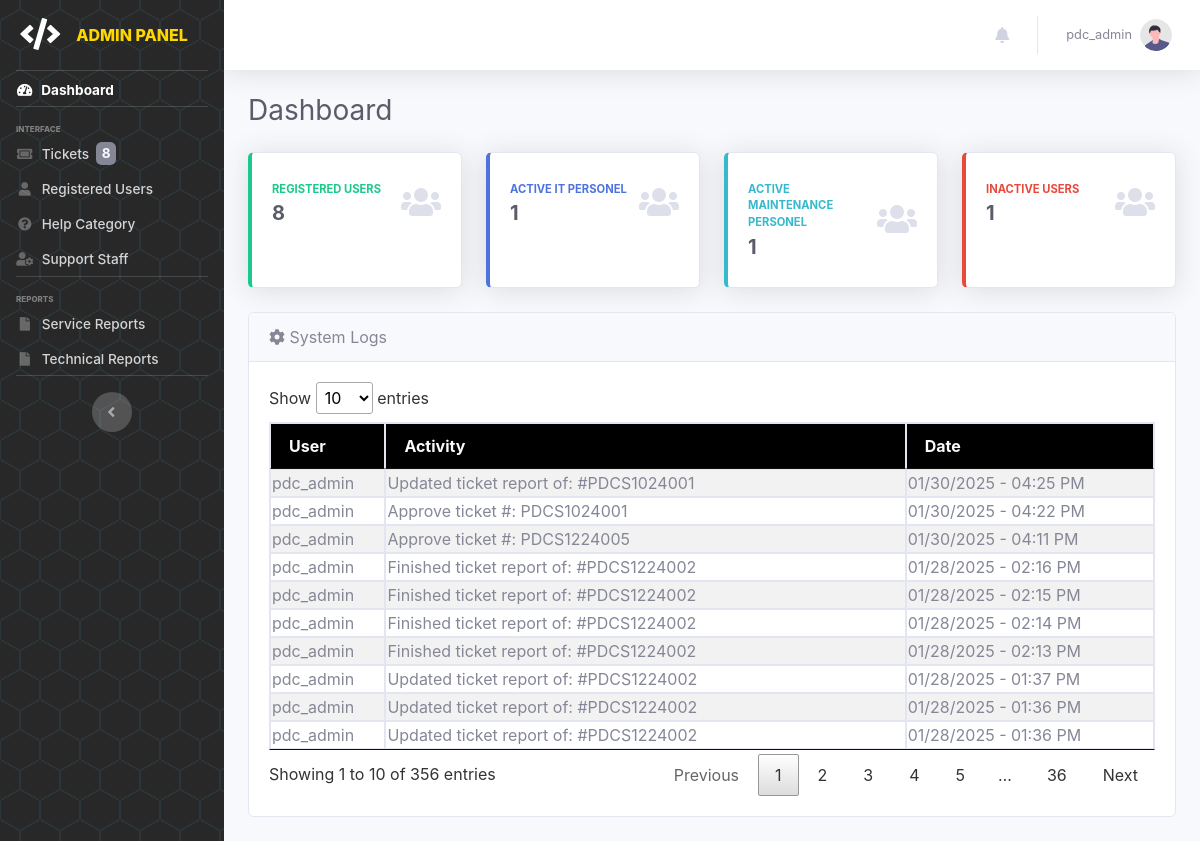
The app's page /pages/admin/dashboard (signed in) with its own data.
### tables this page shows
CREATE TABLE `tbl_auditlog` (
  `id` int(100) NOT NULL,
  `user_id` varchar(100) NOT NULL,
  `activity` varchar(2000) NOT NULL,
  `type` varchar(100) NOT NULL,
  `date_posted` datetime(6) NOT NULL DEFAULT current_timestamp(6)
);

CREATE TABLE `tbl_useraccounts` (
  `id` int(11) NOT NULL,
  `name` varchar(100) NOT NULL,
  `username` varchar(100) NOT NULL,
  `password` varchar(255) NOT NULL,
  `role` enum('admin','it-admin','maintenance-admin','office','outlet','it','maintenance') NOT NULL,
  `status` enum('Active','Inactive') NOT NULL DEFAULT 'Active',
  `created` datetime(6) DEFAULT current_timestamp(6),
  `updated` datetime(6) DEFAULT current_timestamp(6) ON UPDATE current_timestamp(6)
);

### pages/admin/admin.dashboard.php (the view)
<?php
    include('admin.header.php');
?>
    <div class="container-fluid">
        <div class="d-sm-flex align-items-center justify-content-between mb-4">
            <h1 class="h3 mb-0 text-gray-800">Dashboard</h1>
        </div>
        <div class="row">
            <div class="col-xl-3 col-md-6 mb-4">
                <div class="card border-left-success shadow h-100 py-2">
                    <div class="card-body">
                        <div class="row no-gutters align-items-center">
                            <div class="col mr-2">
                                <div class="text-xs font-weight-bold text-success text-uppercase mb-1">
                                    Registered Users</div>
                                <div class="h5 mb-0 font-weight-bold text-gray-800">
                                    <?php
                                        $acc_qry = "SELECT COUNT(*) FROM tbl_useraccounts WHERE status='Active' AND id != '1'";
                                        $result = mysqli_query($conn, $acc_qry) or die(mysqli_error($conn));
                                        while ($row = mysqli_fetch_array($result)) {
                                            if($row[0] <= 0) {
                                                echo "0";
                                            }
                                            else {
                                                echo "$row[0]";
                                            }
                                        }
                                    ?>
                                </div>
                            </div>
                            <div class="col-auto">
                                <i class="fas fa-users fa-2x text-gray-300"></i>
                            </div>
                        </div>
                    </div>
                </div>
            </div>
            <div class="col-xl-3 col-md-6 mb-4">
                <div class="card border-left-primary shadow h-100 py-2">
                    <div class="card-body">
                        <div class="row no-gutters align-items-center">
                            <div class="col mr-2">
                                <div class="text-xs font-weight-bold text-primary text-uppercase mb-1">
                                    Active IT Personel</div>
                                <div class="h5 mb-0 font-weight-bold text-gray-800"><?php echo '1';?></div>
                            </div>
                            <div class="col-auto">
                                <i class="fas fa-users fa-2x text-gray-300"></i>
                            </div>
                        </div>
                    </div>
                </div>
            </div>
            <div class="col-xl-3 col-md-6 mb-4">
                <div class="card border-left-info shadow h-100 py-2">
                    <div class="card-body">
                        <div class="row no-gutters align-items-center">
                            <div class="col mr-2">
                                <div class="text-xs font-weight-bold text-info text-uppercase mb-1">Active Maintenance Personel
                                </div>
                                <div class="row no-gutters align-items-center">
                                    <div class="col-auto">
                                        <div class="h5 mb-0 mr-3 font-weight-bold text-gray-800"><?php echo '1';?></div>
                                    </div>
                                </div>
                            </div>
                            <div class="col-auto">
                                <i class="fas fa-users fa-2x text-gray-300"></i>
                            </div>
                        </div>
                    </div>
                </div>
            </div>
            <div class="col-xl-3 col-md-6 mb-4">
                <div class="card border-left-danger shadow h-100 py-2">
                    <div class="card-body">
                        <div class="row no-gutters align-items-center">
                            <div class="col mr-2">
                                <div class="text-xs font-weight-bold text-danger text-uppercase mb-1">
                                    Inactive Users</div>
                                <div class="h5 mb-0 font-weight-bold text-gray-800">
                                    <?php
                                        $inacc_qry = "SELECT COUNT(*) FROM tbl_useraccounts WHERE status='Inactive'";
                                        $result4 = mysqli_query($conn, $inacc_qry) or die(mysqli_error($conn));
                                        while ($row4 = mysqli_fetch_array($result4)) {
                                            if($row4[0] <= 0) {
                                                echo "0";
                                            }
                                            else {
                                                echo "$row4[0]";
                                            }
                                        }
                                    ?>
                                </div>
                            </div>
                            <div class="col-auto">
                                <i class="fas fa-users fa-2x text-gray-300"></i>
                            </div>
                        </div>
                    </div>
                </div>
            </div>
        </div>
        <div class="row">
            <div class="col-lg-12">
                <div class="card mb-4">
                    <div class="card-header">
                        <i class="fas fa-gear"></i>&nbsp;System Logs
                    </div>
                    <div class="card-body">
                        <div class="table-responsive">
                            <table class="table table-bordered table-striped table-sm w-100" id="syslogtbl">
                                <thead class="bg-dark text-light">
                                    <th>User</th>
                                    <th>Activity</th>
                                    <th>Date</th>
                                </thead>
                                <tbody>
                                <?php
                                    $adlog_qry = mysqli_query($conn, "SELECT a.*, u.username FROM tbl_auditlog a LEFT JOIN tbl_useraccounts u ON a.user_id = u.id ORDER BY a.date_posted DESC;");
                                    while($adlog_res=mysqli_fetch_array($adlog_qry)){
                                        $createDT = new DateTime($adlog_res["date_posted"]);
                                ?>
                                <tr>
                                    <td><?php echo $adlog_res['username']; ?></td>
                                    <td><?php echo $adlog_res['activity']; ?></td>
                                    <td><?php echo $formattedDate = $createDT->format('m/d/Y - h:i A'); ?></td>
                                </tr>
                                <?php } ?>
                                </tbody>
                            </table>
                        </div>
                    </div>
                </div>
            </div>
        </div>
    </div>
<?php include('admin.footer.php'); ?>

### records on screen
tbl_auditlog: user.username "pdc_admin", activity "Updated ticket report of: #PDCS1024001", date_posted "01/30/2025 - 04:25 PM"
tbl_auditlog: user.username "pdc_admin", activity "Approve ticket #: PDCS1024001", date_posted "01/30/2025 - 04:22 PM"
tbl_auditlog: user.username "pdc_admin", activity "Approve ticket #: PDCS1224005", date_posted "01/30/2025 - 04:11 PM"
tbl_auditlog: user.username "pdc_admin", activity "Finished ticket report of: #PDCS1224002", date_posted "01/28/2025 - 02:16 PM"
tbl_auditlog: user.username "pdc_admin", activity "Finished ticket report of: #PDCS1224002", date_posted "01/28/2025 - 02:15 PM"
tbl_auditlog: user.username "pdc_admin", activity "Finished ticket report of: #PDCS1224002", date_posted "01/28/2025 - 02:14 PM"
tbl_auditlog: user.username "pdc_admin", activity "Finished ticket report of: #PDCS1224002", date_posted "01/28/2025 - 02:13 PM"
tbl_auditlog: user.username "pdc_admin", activity "Updated ticket report of: #PDCS1224002", date_posted "01/28/2025 - 01:37 PM"
tbl_auditlog: user.username "pdc_admin", activity "Updated ticket report of: #PDCS1224002", date_posted "01/28/2025 - 01:36 PM"
tbl_auditlog: user.username "pdc_admin", activity "Updated ticket report of: #PDCS1224002", date_posted "01/28/2025 - 01:36 PM"

### other values on screen
$ticket_cnt "8"
$_SESSION['username'] "pdc_admin"
$row[0] "8"
$row4[0] "1"
